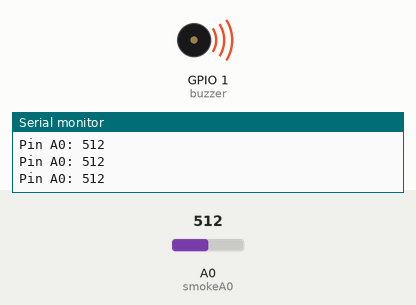
Simulated run of this sketch. Board: ESP8266 (NodeMCU). On the bench: buzzer (waves = sounding), the last lines printed to the serial monitor. Inputs (shaded band) come from the test bench; at power-on: A0 (smokeA0) = 512. WiFi joins after 1.5 s; servers stay silent unless stated.

Above: at 3.3 s.
3.4 s: A0 (smokeA0) set to 410
4.9 s: A0 (smokeA0) set to 393
At 5.5 s:
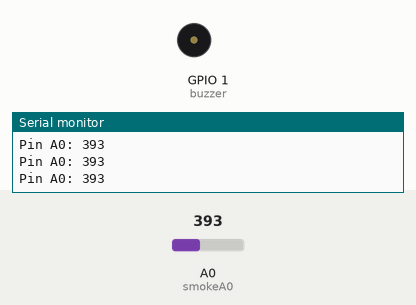
6.4 s: A0 (smokeA0) set to 511
At 6.9 s:
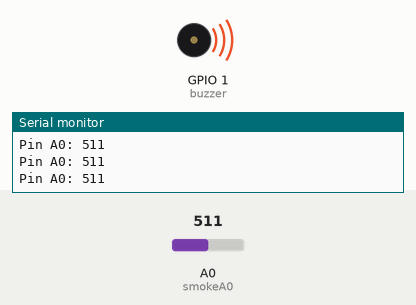
7.9 s: A0 (smokeA0) set to 390
At 8.2 s:
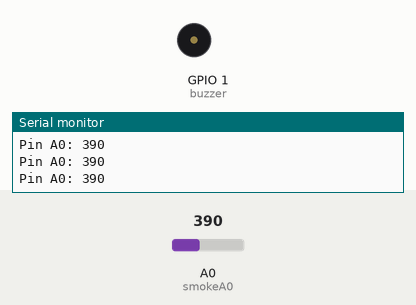
Timing chart, 0 to 10.4 s (numbered marks = the images above; inputs shaded):
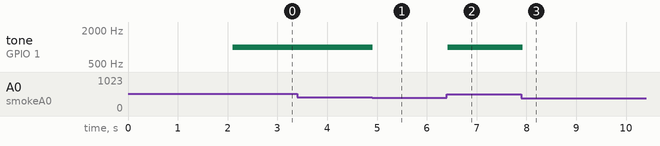

Measured:
- the behaviour switches between 401 and 400 on A0 (smokeA0) (found by bisection; images 0 and 1)
- after the input at 4.9 s, tone on GPIO 1 (buzzer): 1000 Hz → silent at once
- after the input at 6.4 s, tone on GPIO 1 (buzzer): silent → 1000 Hz at once
- after the input at 7.9 s, tone on GPIO 1 (buzzer): 1000 Hz → silent at once

The sketch:

smart_home_with_smoke.ino
```cpp
#define BLYNK_PRINT Serial
#include <Servo.h>

#include <ESP8266WiFi.h>
#include <BlynkSimpleEsp8266.h>


char auth[] = "1efb1a7ef7034ee2a580527dbb340d7b";


char ssid[] = "OOB-IT";
char pass[] = "blackhole";
char ssid1[] = "Divine2.";
char pass1[] = "divine@1234";


int buzzer = 1;
int smokeA0 = A0;

int sensorThres = 400;

void setup() {

   Serial.begin(9600);
Blynk.begin(auth, ssid1, pass1);
  Blynk.begin(auth, ssid, pass);

  pinMode(buzzer, OUTPUT);
  pinMode(smokeA0, INPUT);
  Serial.begin(9600);
}

void loop() {

  int analogSensor = analogRead(smokeA0);

  Serial.print("Pin A0: ");
  Serial.println(analogSensor);

  if (analogSensor > sensorThres)
  {
    tone(buzzer, 1000, 200);
  }
  else
  {
    noTone(buzzer);
  }
  delay(100);
   Blynk.run();
}
```
